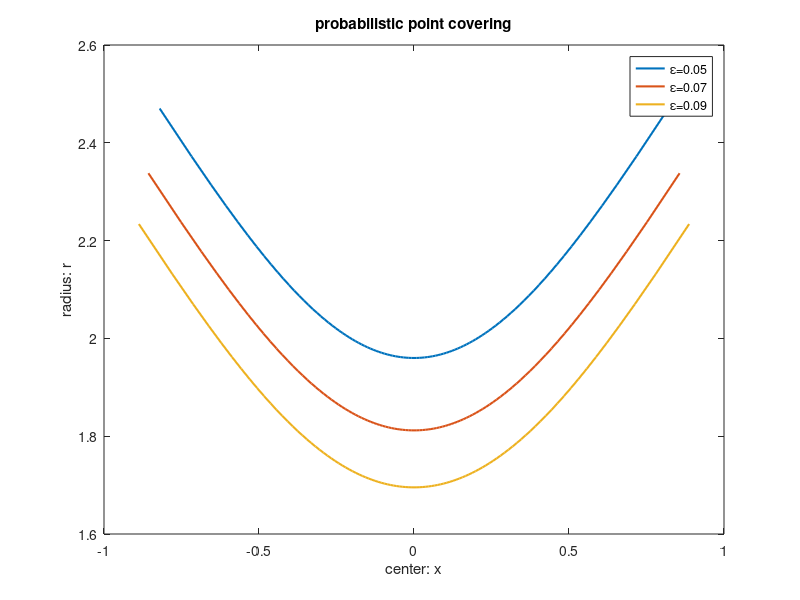

This figure's MATLAB source:
clear; clc; close all;
%% 1-dim Probabilistic Point Covering
% \min_{x,r} r \\
%       s.t. P( x-r <= \xi <= x+r ) >= 1-epsilon
%            r >= 0
% \xi is from a standard Gaussian distribution N(0,1)
% this code plots the feasible region and optimal solution
dist = makedist('Normal','mu',0,'sigma',1);

%% Plot the true feasible region
% use \rho as a parameter
% x-r = \Phi^{-1}(\rho)
% x+r = \Phi^{-1}(1-\epsilon+\rho)
epsilons = 0.05:0.02:0.1; n_epsilon = length(epsilons);
n_rho = 100;
xs = NaN*ones(n_rho,n_epsilon); rs = NaN*ones(n_rho,n_epsilon);
for i_epsilon = 1:n_epsilon
    epsilon = epsilons(i_epsilon);
    rhos = epsilon*(1:n_rho)/n_rho; 
for i_rho = 1:n_rho
    rho = rhos(i_rho);
    xs(i_rho,i_epsilon) = 0.5* ( icdf(dist,rho) + icdf(dist,1-epsilon+rho) );
    rs(i_rho,i_epsilon) = 0.5* (-icdf(dist,rho) + icdf(dist,1-epsilon+rho) );
end
end

feas_region = figure;
legend_str = {};
for i_epsilon = 1:n_epsilon
    legend_str = [legend_str, ['\epsilon=',num2str(epsilons(i_epsilon))]];
    plot(xs(:,i_epsilon), rs(:,i_epsilon),'LineWidth',1.5), hold on,
end
xlabel('center: x'), ylabel('radius: r'),
legend(legend_str,'Location','best'),
title('probabilistic point covering')
% print(feas_region,'-depsc','-painters','1d_pointcovering_feasibleregion.eps')
% print(feas_region,'-dsvg','1d_pointcovering_feasibleregion.svg')
% save('1d_pointcovering_feasibleregion.mat','xs','rs','epsilons','rhos');